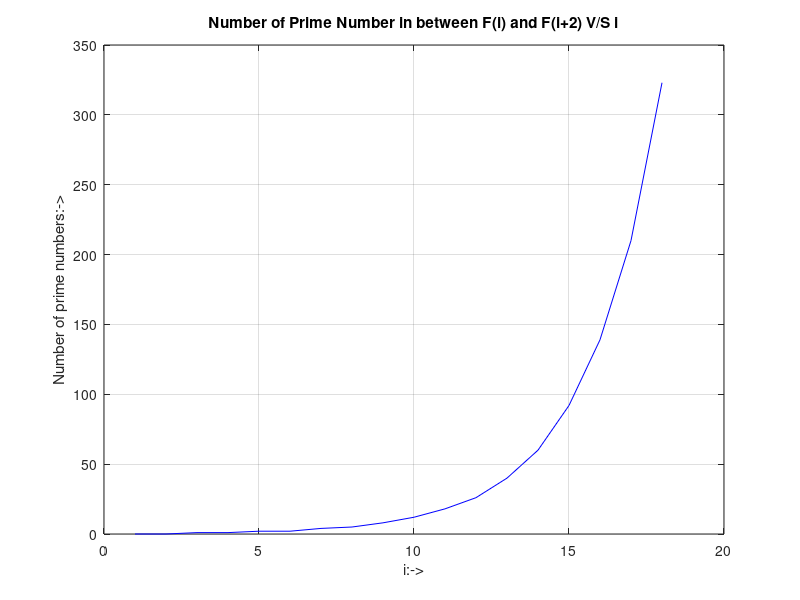

Reproduce this figure in MATLAB.
% Generating fibonacci series upto 20 terms
F(1) = 0;
F(2) = 1;
for i= 3 : 20
    F(i) = F(i-2) + F(i-1) ;
end

count_primes = zeros(1,20);

% Counting the number of prime numbers in between F(i) and F(i+2) for i index
for i = 3:18
    m=0;
    for j = F(i)+1:F(i+2)-1
        b=0;
        % check prime
        for k = 2 : round(sqrt(j))
            if rem(j,k) == 0
                b = b+1; 
            end
        end
        if b == 0
            m =m+1;  
        end
    end 
    count_primes(i)=m;
end
count = zeros(1,16);
for i= 3:18
    count(i)=count_primes(i);
end
% Plotting 
figure(1);
plot(count,'-b');
xlabel('i:->')
ylabel('Number of prime numbers:->')
title('Number of Prime Number in between F(i) and F(i+2) V/S i') ;
grid on;